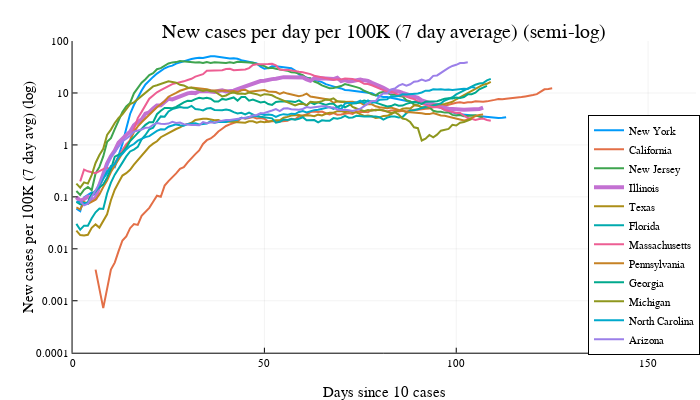

Source (notebook cell):
### Code cell
@df confirmedByStateTopPerCap plot(:daysSince, :Value_new_rolling7_perCap, group=:Province_State,
                             legend=:bottomright, yformatter=fcl, lw=lwConfirmed, yscale=:log10,
                             xlimit=(0, maximum(:daysSince)*1.3), ylimit=(0.0001, 100),
                             title="New cases per day per 100K (7 day average) (semi-log)",
                             ylab="New cases per 100K (7 day avg) (log)",
                             xlab="Days since 10 cases"
                            )
